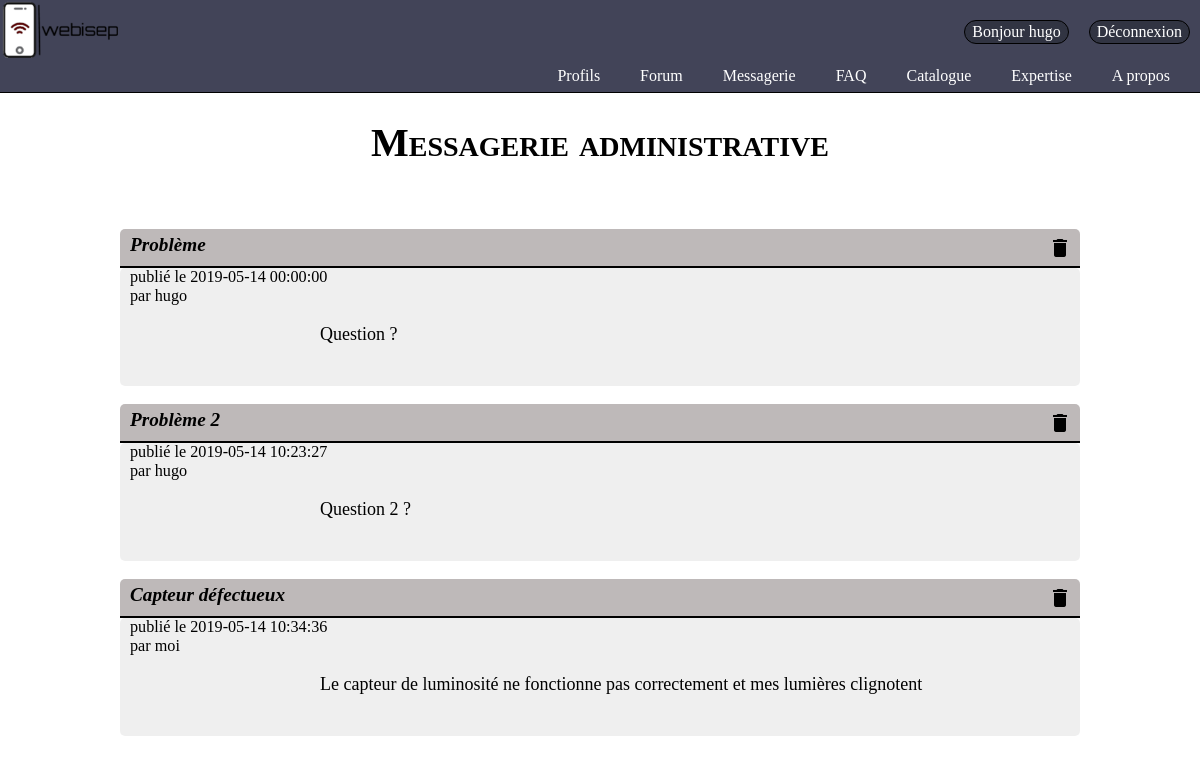
The page /index.php?action=billet (signed in) on the database its author committed.
### tables this page shows
CREATE TABLE IF NOT EXISTS `billet` (
  `id_billet` int(11) NOT NULL AUTO_INCREMENT,
  `titre` text NOT NULL,
  `date_billet` datetime NOT NULL,
  `author` text NOT NULL,
  `Question` text NOT NULL,
  PRIMARY KEY (`id_billet`)
);

### controllers/controller.php (called while the page is built, shortened)
<?php
include "models/model.php";
function billet(){
  include "views/billet.php";
}
?>

### models/model.php (called while the page is built, shortened)
<?php
function affichAllBillet(){
	$bdd=bdd();
	$request=$bdd-> prepare("SELECT * FROM billet");
	$request->execute(array());
	return $request;
}
?>

### views/billet.php (the view, shortened to what this page needs)
<?php include("General.php");
?>
<html>
<head>
	<link rel="stylesheet" href="design/categorie.css" />
</head>
<body>
	<?php  if(isset($_SESSION["admin"]) AND $_SESSION["admin"] == 1) { ?>
	<h1>Messagerie administrative </h1><br><br>
<div class="ensemble">
<?php
$request=affichAllBillet();
while ($liste=$request->fetch()) {
	?>
	<div class="topic">
	<h2 class="titre"><a class="clicable" href="index.php?action=messagerie&numbillet=<?php echo $liste['id_billet']?>"><?php echo $liste['titre'] ?></a></h2>
	<div class="corp">
	<a class="info">publié le <?php echo $liste['date_billet'] ?></a><br>
	<a class="info">par <span><?php echo $liste['author'] ?></span></a><br>
	<p class="text"><?php
	echo $liste['Question'] ?></p><br>
	</div>
<?php
$mID=$liste['id_billet'];
    if (isset($_SESSION['admin']) && ($_SESSION['admin'])==1) {
    	$url="index.php?action=billet&delete=<?= $mID?>";?>
    	<a class="delete" href="index.php?action=billet&delete=<?= $mID?>"><i class="material-icons">delete</i></a>
<?php
} ?>
	</div><br>
<?php
}
?>
<?php } ?>
</body>
</html>

### design/categorie.css (style rules this page uses)
.ensemble { width: 80%; margin-left: auto; margin-right: auto; position: relative; }
h1 { text-align: center; font-family:Bookman, URW Bookman L, serif; font-style: unset; font-size: 40px; font-variant: small-caps; }
.topic { position: relative; }
.titre { border-bottom: 2px solid black; border-top-left-radius: 5px; border-top-right-radius: 5px; padding-top: 5px; padding-bottom: 10px; margin: 0; background-color: #968f8f9e; padding-left: 10px; font-family: Avantgarde, TeX Gyre Adventor, URW Gothic L, sans-serif; font-style: italic; font-size: larger; }
.titre a { text-decoration: none; color: black; font-family: Palatino, URW Palladio L, serif; }
.clicable { display: inline-block; width: 100%; }
.corp { background-color: #EEEE; padding-left: 10px; border-radius: 5px; font-family: Times, Times New Roman, serif; font-size: large; }
.info { font-size: 0.9em; }
.text { margin-left: 20%; margin-right: 10%; margin-bottom: 0; padding-bottom: 20px; }
h2 { font-family: Times, Times New Roman,sans-serif; }
.delete { position: absolute; right: 8px; top: 7px; text-decoration: none; color: black; }

### rows shown on the page
billet: titre "Problème", date_billet "2019-05-14 00:00:00", author "hugo", Question "Question ?"
billet: titre "Problème 2", date_billet "2019-05-14 10:23:27", author "hugo", Question "Question 2 ?"
billet: titre "Capteur défectueux", date_billet "2019-05-14 10:34:36", author "moi", Question "Le capteur de luminosité ne fonctionne pas correctement et mes lumières clignotent"

### other values the page prints
$_SESSION['pseudo'] "hugo"
